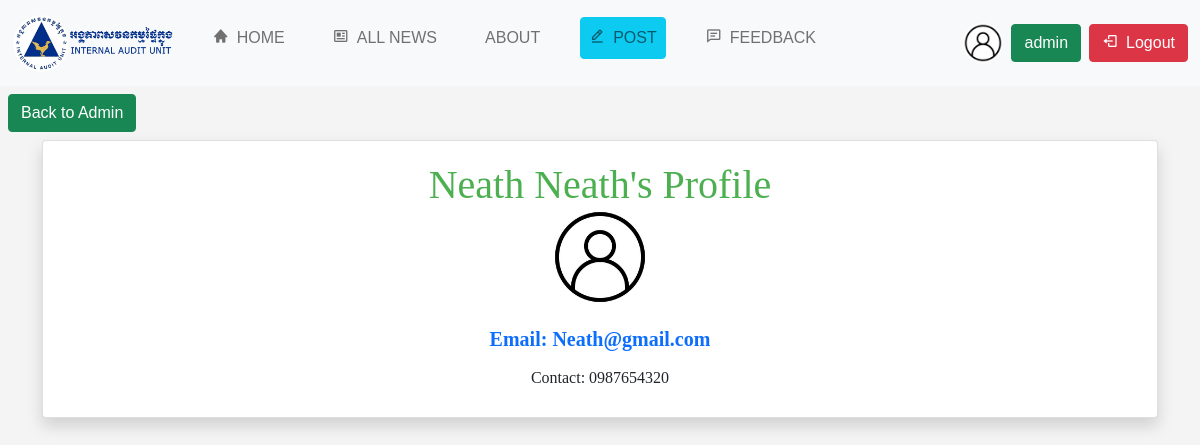
The page /admin/admininfo.php?userid=1 (signed in) on the database its author committed.
### tables this page shows
CREATE TABLE IF NOT EXISTS `registered` (
  `id` int NOT NULL AUTO_INCREMENT,
  `profile` varchar(100) DEFAULT NULL,
  `firstname` varchar(45) DEFAULT NULL,
  `lastname` varchar(45) DEFAULT NULL,
  `email` varchar(45) DEFAULT NULL,
  `dob` datetime DEFAULT NULL,
  `password` varchar(255) DEFAULT NULL,
  `contact` varchar(45) DEFAULT NULL,
  `gender` varchar(45) DEFAULT NULL,
  `role` varchar(45) DEFAULT NULL,
  `created_at` timestamp NULL DEFAULT CURRENT_TIMESTAMP ON UPDATE CURRENT_TIMESTAMP,
  PRIMARY KEY (`id`)
);

### admin/admininfo.php (the view, shortened to what this page needs)
<?php
if (empty($_SESSION['userid'])) {
    header('location: ../index.php');
    exit();
} else {
?>
    <!DOCTYPE html>
    <html lang="en">
    <head>
        <?php
        include('../include/header.php');
        try {
            include('../include/dbconn.php');
            $getid = $_GET['userid'] ?? null;
            if ($getid !== null) {
                $sql = "SELECT firstname, lastname, email, contact, profile FROM registered WHERE id = :getid LIMIT 1";
                $query = $dbh->prepare($sql);
                $query->bindParam(':getid', $getid, PDO::PARAM_INT);
                $query->execute();
                $admin_data = $query->fetch(PDO::FETCH_ASSOC);
            } else {
                echo "No user ID provided.";
            }
        } catch (PDOException $e) {
            echo "Error: " . $e->getMessage();
        }
        $dbh = null;
        ?>
    </head>
    <body>
        <?php include('../include/navbar.php') ?>
        <a href="admin.php" class="btn btn-success m-2">Back to Admin</a>
        <?php
        if (isset($admin_data)) {
        ?>
            <div class="container">
                <div class="row">
                    <div class="col-12">
                        <div class="card shadow">
                            <div class="card-body">
                                <div class="mt-3 d-flex flex-column align-items-center" id="profile-info">
                                    <?php
                                    $defaultImagePath = 'User.jpg';
                                    $img = $user_data["profile"];
                                    $profileImagePath = $img ?? $defaultImagePath;
                                    ?>
                                    <h1><?php echo $user_data["firstname"] . ' ' . $user_data["lastname"]; ?>'s Profile</h1>
                                    <img class="mb-3" height="100px" width="100px" src="../uploads/<?php echo $profileImagePath ?>" alt="Profile Picture">
                                    <p class="text-primary fw-bold fs-5">Email: <?php echo $user_data["email"]; ?></p>
                                    <p>Contact: <?php echo $user_data["contact"]; ?></p>
                                </div>
                            </div>
                        </div>
                    </div>
                </div>
            </div>
        <?php
        }
        ?>
    </body>
    </html>
<?php } ?>

### css/style.css (style rules this page uses)
body { font-family: "Khmer MEF1", -apple-system, BlinkMacSystemFont, "Segoe UI", Roboto, sans-serif; line-height: 1.6; margin: 0; min-height: 100vh; background-color: #f3f3f3; overflow-x: hidden; }
a { text-decoration: none; color: #333; }
h1, h2, h3, h4, h5, h6 { color: #4caf50; line-height: 24px; text-align: justify; margin-bottom: 10px; font-family: "khmer mef2"; }
body { font-family: Arial, sans-serif, "khmer mef1"; margin: 0; padding: 0; background-color: #f4f4f4; }
body { font-family: sans-serif; }
h1 { text-align: center; }
p { margin-bottom: 10px; font-family: "khmer mef1"; text-align: justify; }

### rows shown on the page
registered: firstname "Neath", lastname "Neath", email "Neath@gmail.com", contact "0987654320"

### other values the page prints
$_SESSION['role'] "admin"
